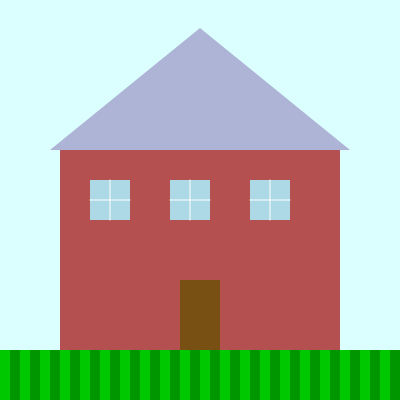
Frame 1 (no input)
Frame 60 (no input): identical to frame 1, image omitted
Frame 120 (the mouse pressed at the canvas centre since frame 60): identical to frame 1, image omitted

The p5.js sketch that drew this single still picture (run headless with seeded random() and noise() and a simulated clock; from frame 60 on, the mouse is pressed at the canvas centre):

// p5.js sketch
// ── sketch.js
function setup() {
    createCanvas(400, 400);
    noStroke();
  }
  
  function draw() {
    background(219, 255, 255);
  
    // techo
    fill(174, 180, 214);
    triangle(200, 28, 350, 150, 50, 150);
  
    // paredes
    fill(255);
    rect(60, 150, 280, 207);
  
    // 🧱 ladrillos (bucle + condicional)
    for (let y = 150; y < 350; y += 20) {
      for (let x = 60; x < 340; x += 40) {
        
        if ((x + y) % 80 === 0) {
          fill(200, 100, 100);
        } else {
          fill(180, 80, 80);
        }
        
        rect(x, y, 40, 20);
      }
    }
  
    // 🚪 puerta
    fill(120, 80, 19);
    rect(180, 280, 40, 77);
  
    // 🪟 ventanas (bucle)
    for (let x = 90; x <= 300; x += 80) {
      fill(173, 216, 230);
      rect(x, 180, 40, 40);
      
      stroke(255);
      line(x + 20, 180, x + 20, 220);
      line(x, 200, x + 40, 200);
      noStroke();
    }
  
    // 🌿 pasto (bucle + condicional)
    for (let x = 0; x < 400; x += 10) {
      
      if (x % 20 === 0) {
        fill(0, 200, 0);
      } else {
        fill(0, 150, 0);
      }
      
      rect(x, 350, 10, 50);
    }
  }
